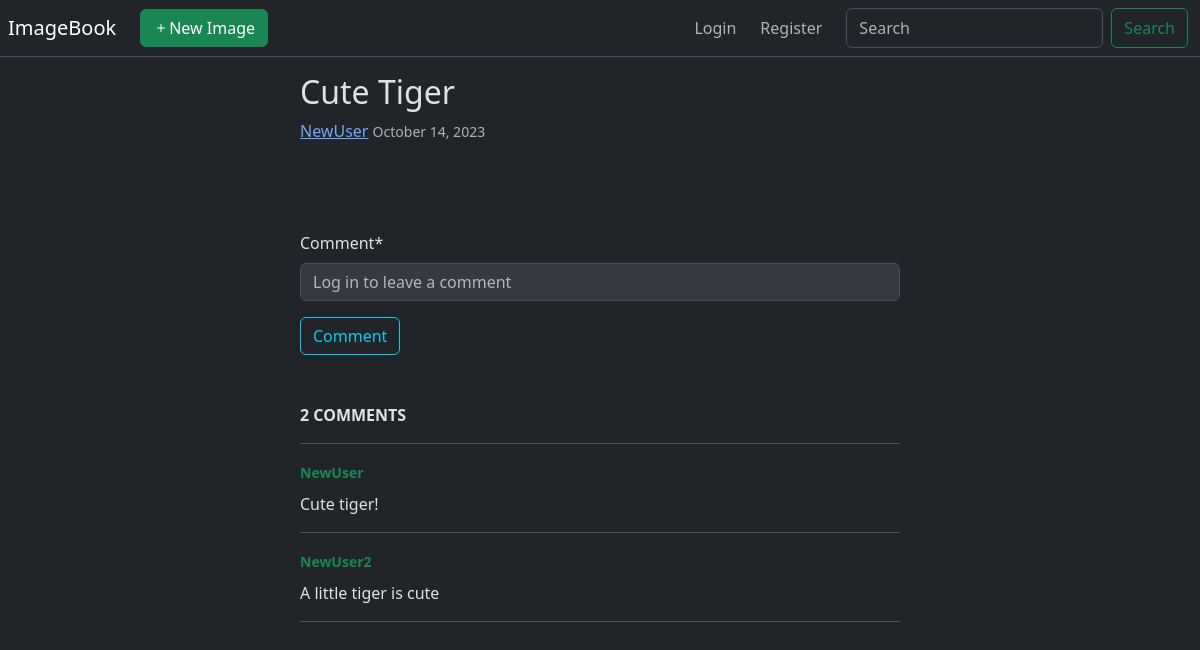
/image/1/, run on an earlier commit of the app's database.
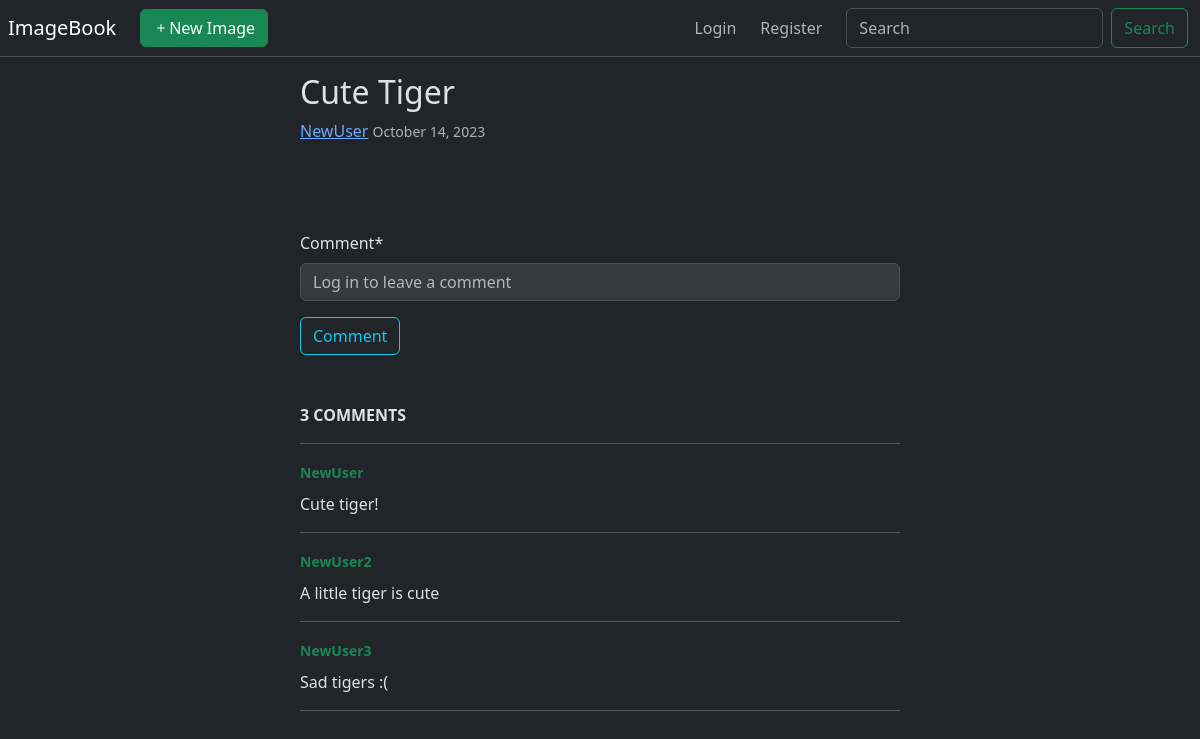
And on a later commit of the database.
### image/models.py (models this page shows, shortened)
class Image(models.Model):
    title = models.CharField(max_length=30)
    author = models.ForeignKey(User, on_delete=models.CASCADE)
    date_posted = models.DateTimeField(default=timezone.now)
    image = models.ImageField(upload_to='images_posted')

class Comment(models.Model):
    comment_author = models.ForeignKey(User, on_delete=models.CASCADE)
    content = models.TextField('Comment', max_length=255)
    comment_image = models.ForeignKey(Image, on_delete=models.CASCADE)

### image/views.py (the view, shortened to what this page needs)
# urls.py: path('<int:pk>/', ImageDetailView.as_view(), name='image-detail')
class ImageDetailView(FormMixin, DetailView):
    model = Image
    form_class = CreateCommentForm
    def get_context_data(self, **kwargs):
        context = super(ImageDetailView, self).get_context_data(**kwargs)
        context['form'] = self.get_form()
        if not self.request.user.is_authenticated:
            context['form'].fields['content'].disabled = True
            context['form'].fields['content'].widget.attrs['placeholder'] = 'Log in to leave a comment'
        return context

### image/forms.py
class CreateCommentForm(ModelForm):
    class Meta:
        model = Comment
        fields = ['content']
        widgets = {
            'content': TextInput(attrs={'size': 2})
        }

### image/templates/image/image_detail.html (shortened to what this page needs)
{% extends "image/base.html" %}
{% load crispy_forms_tags %}
{% block content %}
<main class="col col-lg-6 mx-auto pt-3 px-lg-0 px-2">
  <article>
    <h2>{{ object.title }}</h2>
    <div class="mb-3 ">
      <a href="#">{{ object.author }}</a>
      <small class="text-muted">{{ object.date_posted|date:"F d, Y" }}</small>
    </div>
  </article>
  {% include "users/basic_form.html" with button_context="Comment" %}
  <section>
    <p class="fw-bold">{{ object.comment_set.all|length }}
      COMMENT{{ object.comment_set.all|length|pluralize:"S" }}</p>
    <hr>
    {% for comment in object.comment_set.all %}
    <div class="p-0">
      <a class="text-success small fw-bold text-decoration-none" href="#">{{ comment.comment_author }}</a>
      <p class="pt-2">{{ comment.content }}</p>
    </div>
    <hr>
    {% endfor %}
  </section>
</main>
{% endblock content %}

What changed in the data, as far as the page shows it:
computed for Image "Cute Tiger": comment_set.all|length "2" → "3"
added Comment: comment_author "NewUser3", content "Sad tigers :("
